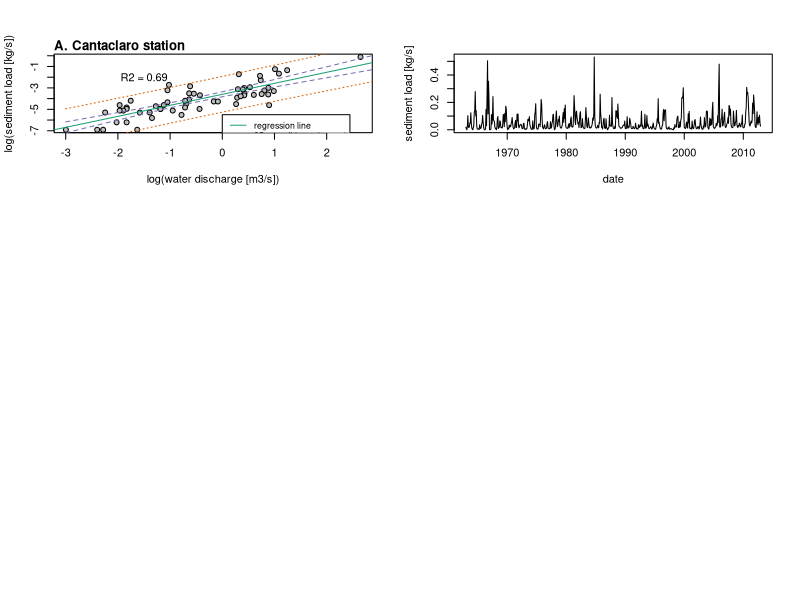

Write R code to recreate this figure.

# Select directory where data files are stored
directory = "/Users/penico93/Dropbox/Caudales_SNSM/Data"

setwd(directory)

#Figure rating curves and erosion rates

#Script for plotting figure with rating curves used and the times series of sediment yield and waterdischarge used

rating.cantaclaro <- read.csv('Cantaclaro_Data_Ratig_Curve.csv',header = TRUE)

rating.cantaclaro$X <- log(rating.cantaclaro$CAUDAL_LIQUIDO.m3.s.)
rating.cantaclaro$Y <- log(rating.cantaclaro$GASTO_SOLIDO.Kg.s.)

model1 = lm(Y~X, data = rating.cantaclaro)

summary(model1)

#coeficiente de determinacion R cuadrado
summary(model1)$r.squared
                              
min(log(rating.cantaclaro$CAUDAL_LIQUIDO.m3.s.))

max(log(rating.cantaclaro$CAUDAL_LIQUIDO.m3.s.))

newx <- seq(-3, 3, by=0.01)

#read regressed data
regression.cantaclaro <- read.csv('Cantaclaro_Data_After_Regression.csv',header = TRUE)

# Save regression
png(filename="LinearModelCantaclaro.png", units = 'cm', width=(21.5),height=(27.9), res = 600)
#par(mar = c(4,4,3,2))
par(mfrow=c(3,2))

plot(log(rating.cantaclaro$CAUDAL_LIQUIDO.m3.s.),log(rating.cantaclaro$GASTO_SOLIDO.Kg.s.),type = 'p',xlab = 'log(water discharge [m3/s])',ylab = 'log(sediment load [kg/s])',pch =21,bg = 'gray',col = 'black')
title("A. Cantaclaro station", adj = 0, line = 0.3)

abline(model1, col="#1b9e77")
graphtext = paste(c('R2 = ',toString(round(summary(model1)$r.squared,2))), collapse = '')
text(x =-1.5,y =-2, graphtext)

conf_interval <- predict(model1, newdata=data.frame(X =newx), interval="confidence",
                         level = 0.95)

lines(newx, conf_interval[,2], col="#7570b3", lty=2)
lines(newx, conf_interval[,3], col="#7570b3", lty=2)

pred_interval <- predict(model1, newdata=data.frame(X=newx), interval="prediction",
                         level = 0.95)
lines(newx, pred_interval[,2], col="#d95f02", lty=3)
lines(newx, pred_interval[,3], col="#d95f02", lty=3)

legend(0, -5.5, legend= c('regression line','95% confidence interval', '95% prediction interval'),
       col=c('#1b9e77','#7570b3','#d95f02'), lty=c(1,2,3), cex=0.8)

plot(as.Date(regression.cantaclaro$date), regression.cantaclaro$new_sedyield, type = 'l',xlab = 'date',ylab = 'sediment load [kg/s]',col = 'black')

dev.off()
